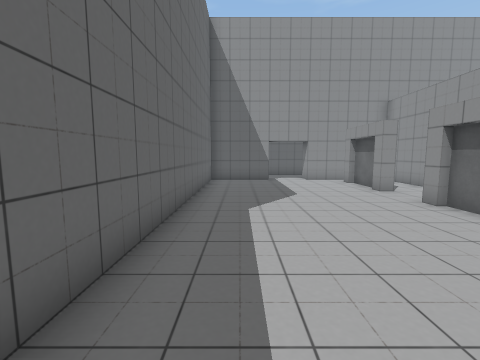
View 1 (above)

16 first-person views from a walk through a Unity game level. The camera is 1.3 m above the floor, tilts 6° down and sees 90° across. The floor is counted in squares, 1 m on a side. Each view is taken from the middle of a square. On the plan, view 1 faces up. The plan holds only what a view shows up to about 12 squares ahead; the rest is blank. The place goes on beyond the plan.

View 2
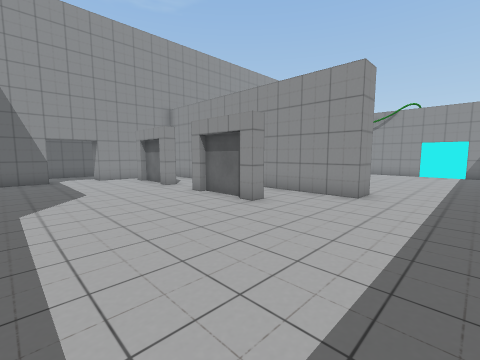

View 3
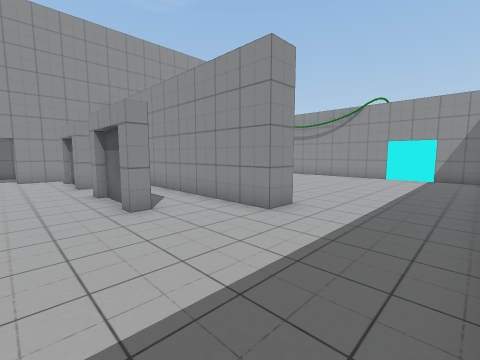

View 4
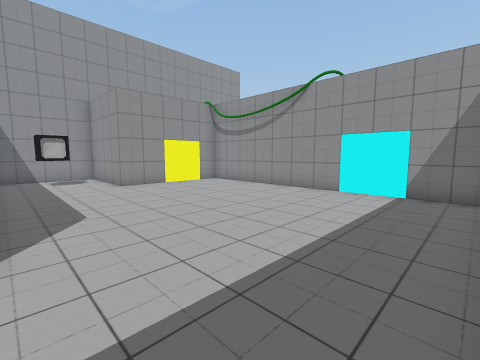

View 5
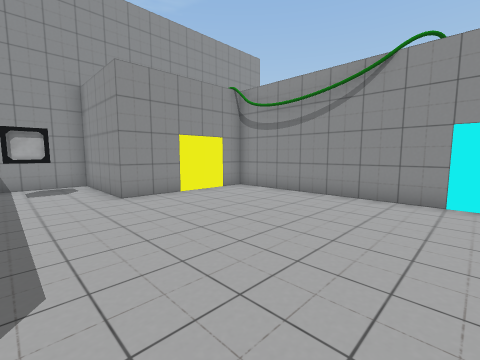

View 6
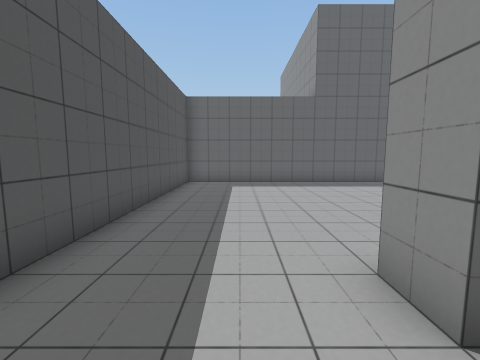

View 7
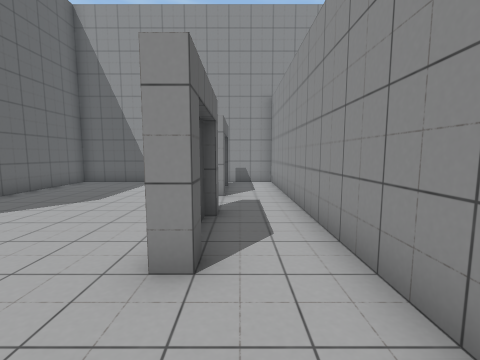

View 8
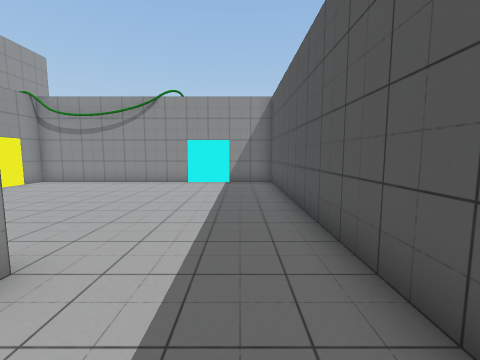

View 9
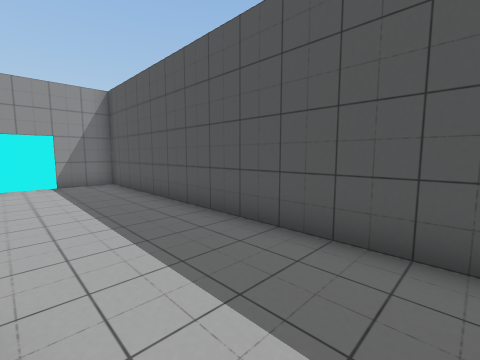

View 10
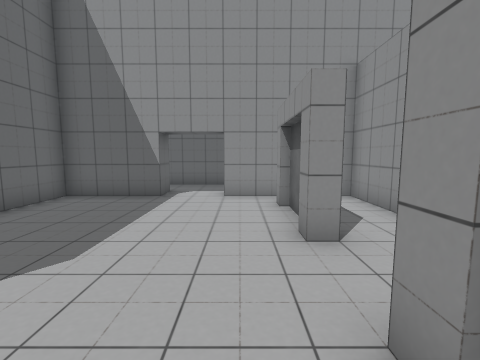

View 11
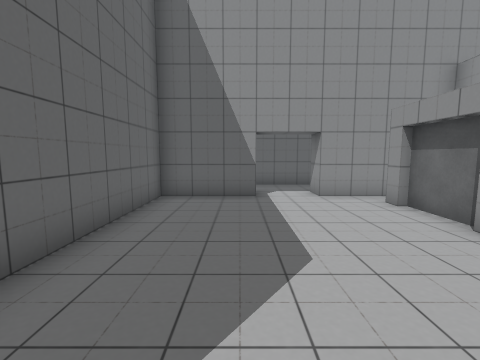

View 12
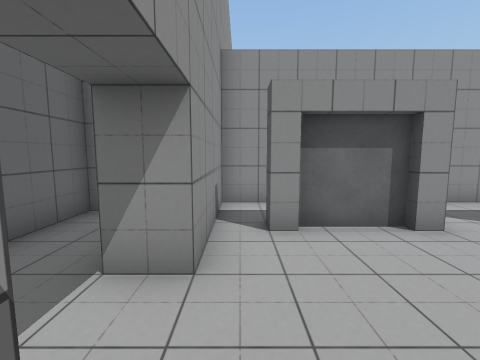

View 13
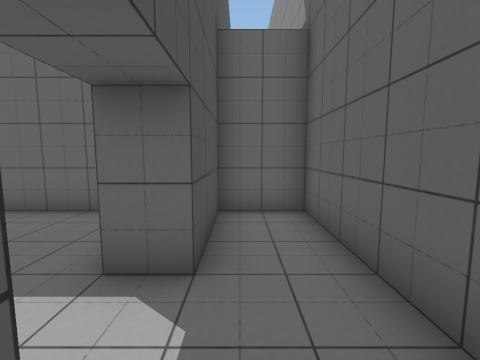

View 14
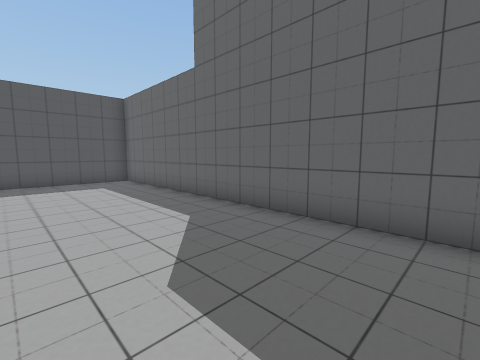

View 15
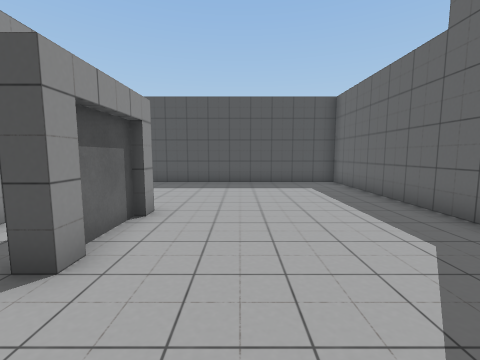

View 16
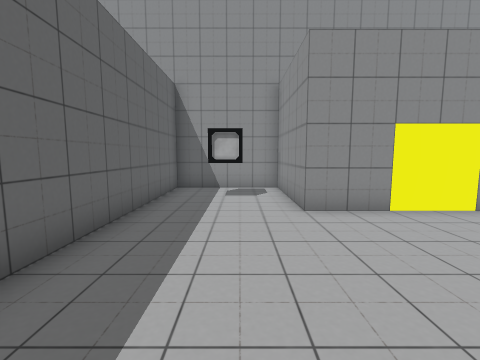

### Floor plan
Ten units are one square. View 1 is at (0, 0); x grows to the right and y downward. Boxes are objects, and circles mark ways between rooms. Rooms are numbered by the first view taken in them; rooms with no view inside come last. Other rooms are left out.
<svg viewBox="-20 -160 210 190">
<path fill="none" stroke="#000" d="M55 -40 55 -35 50 -35 50 -40M53 -40 53 -60 53 -55M50 -60 50 -65 55 -65 55 -60M56 -85 50 -85 50 -90M86 -15 75 -15 75 -125 35 -125 35 -135M53 -89 53 -110M50 -110 50 -115 55 -115M145 -85 125 -85 125 -125 85 -125 85 -54M15 -135 15 -125 -15 -125 -15 25 175 25 175 5M175 -14 175 -85 165 -85M65 -155 -15 -155 -15 -135 15 -135"/>
<rect x="95" y="-115" width="20" height="20" fill="#bbb"><title>other object</title></rect>
<rect x="145" y="-105" width="20" height="20" fill="#bbb"><title>yellow block</title></rect>
<rect x="175" y="-15" width="10" height="20" fill="#bbb"><title>cyan block</title></rect>
<circle cx="25" cy="-130" r="3" fill="#2a7"/>
<text x="70" y="-50">1</text>
<text x="20" y="-150">2</text>
</svg>
Room 1 opens to room 2.

Where each view was taken, in squares from view 1:
view 1: 0 up, 0 right, facing up
view 2: 1 down, 0 right, facing up-right
view 3: 2 down, 3 right, facing up-right
view 4: 2 down, 9 right, facing up-right
view 5: 1 up, 10 right, facing up-right
view 6: 0 up, 10 right, facing left
view 7: 1 up, 6 right, facing up
view 8: 1 down, 6 right, facing right
view 9: 1 up, 6 right, facing down-right
view 10: 5 up, 4 right, facing up
view 11: 5 up, 1 right, facing up
view 12: 12 up, 1 right, facing right
view 13: 14 up, 4 right, facing left
view 14: 10 up, 3 right, facing down-left
view 15: 9 up, 3 right, facing down
view 16: 3 up, 11 right, facing up
